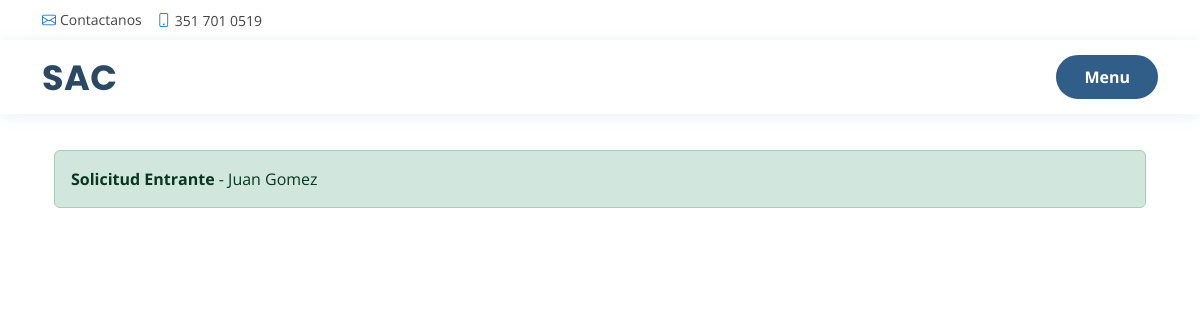
Before: /extraccionista/ (signed in) with the older database file.
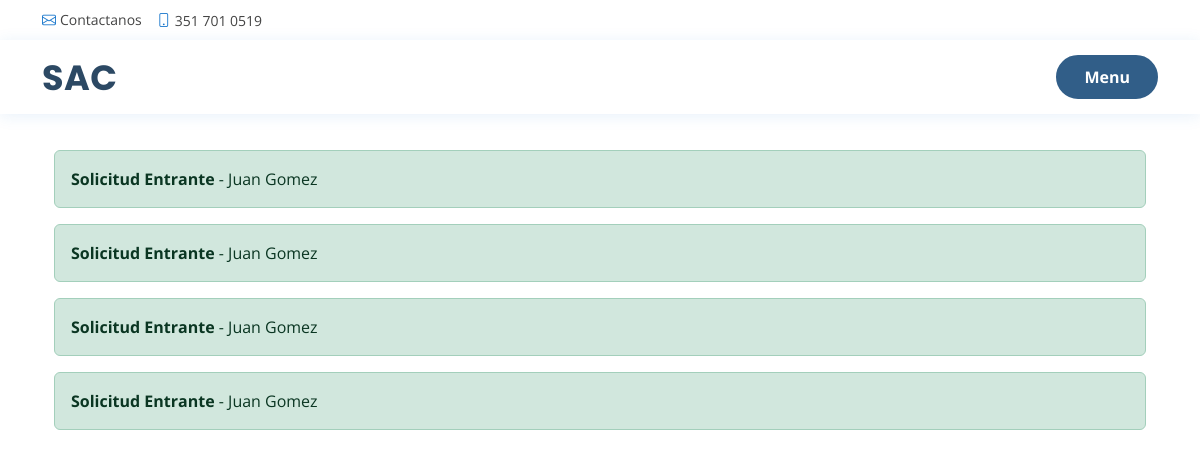
After: the same page with the newer database file.
### app/models.py (models this page shows, shortened)
class Solicitud(models.Model):
    ESTADO_CHOICES = [
        ('activa', 'Activa'),
        ('finalizada', 'Finalizada'),
    ]
    MP = models.CharField(("nombre pedido:"),max_length=25)
    DNI = models.CharField(("descripcion pedido"),max_length=25)
    fecha =  models.DateField (max_length=26)
    estado = models.CharField(max_length=10, choices=ESTADO_CHOICES, default='activa')
    paciente = models.ForeignKey(Paciente, on_delete=models.CASCADE, null=True)
    estudios = models.ManyToManyField(Estudio, blank=True , related_name='estudios')

class Paciente(models.Model):
    nombre = models.CharField(("Nombre"), max_length=50)
    apellido = models.CharField(("Apellido"), max_length=50)
    email = models.EmailField(("Email"), max_length=254, default='')
    descripcion = models.CharField(max_length=25)
    direccion = models.CharField(("Direccion"), max_length=50)
    tipo_documento = models.CharField(("Tipo Documento"), max_length=50)
    documento = models.CharField(("Numero Documento"), max_length=50)

### app/views.py (the view)
# urls.py: path("extraccionista/", extraccionista, name="extraccionista"),
def extraccionista(request):
    solicitudes_activas = Solicitud.objects.filter(estado='activa')
    return render(request, "extraccionista.html", {'solicitudes': solicitudes_activas})

### app/templates/extraccionista.html (shortened to what this page needs)
{% load static %}
{% if user.is_authenticated %}
{% if user.is_recep == False %}
<!DOCTYPE html>
<html lang="en">
<head>
  <link href="{% static 'assets/fontawesome-free/css/all.min.css' %}" rel="stylesheet">
  <link href="{% static 'assets/bootstrap/css/bootstrap.min.css' %}" rel="stylesheet">
  <link href="{% static 'assets/bootstrap-icons/bootstrap-icons.css' %}" rel="stylesheet">
  <link href="{% static 'assets/boxicons/css/boxicons.min.css' %}" rel="stylesheet">
  <link href="{% static 'assets/glightbox/css/glightbox.min.css' %}" rel="stylesheet">
  <link href="{% static 'assets/remixicon/remixicon.css' %}" rel="stylesheet">
  <link href="{% static 'assets/swiper/swiper-bundle.min.css' %}" rel="stylesheet">
  <link href="{% static 'assets/css/style.css' %}" rel="stylesheet">
<div id="topbar" class="d-flex align-items-center fixed-top">
  <div class="container d-flex justify-content-between">
    <div class="contact-info d-flex align-items-center">
      <i class="bi bi-envelope"></i> <a href="joaquinparraga51@gmail.com">Contactanos</a>
      <i class="bi bi-phone"></i> 351 701 0519
    </div>
  </div>
</div>
<header id="header" class="fixed-top">
  <div class="container d-flex align-items-center">
    <h1 class="logo me-auto"><a href= {%url "home" %} >SAC</a></h1>
    <a href="{% url 'menu_extraccionista' %}" class="buttonh"><span class="d-none d-md-inline">Menu</a>
  </div>
</header>
</head>
<body>
    <div class="container txt">
        <div class="container mt-5">
            {% for solicitud in solicitudes %}
            <a href="{% url 'solicitudext' solicitud.id %}">
            <div class="alert alert-success alert-dismissible fade show cur" role="alert">
                <strong>Solicitud Entrante </strong>- {{ solicitud.paciente.nombre }} {{ solicitud.paciente.apellido }}
            </div>
            </a>
            {% endfor %}
        </div>
    </div>
</body>
</html>
{% else %}
	<script>
	    window.location.href = "{% url 'solicitud' %}";
	</script>
	{% endif %}
  {% else %}
	<script>
	      window.location.href = "{% url 'home' %}";
   	 </script>
{% endif %}

### app/static/assets/css/style.css (style rules this page uses)
body { font-family: "Open Sans", sans-serif; color: #444444; }
a { color: #1977cc; text-decoration: none; }
h1, h2, h3, h4, h5, h6 { font-family: "Raleway", sans-serif; }
#topbar { background: #fff; height: 40px; font-size: 14px; transition: all 0.5s; z-index: 996; }
#topbar .contact-info a { line-height: 1; color: #444444; transition: 0.3s; }
#topbar .contact-info i { color: #1977cc; padding-right: 4px; margin-left: 15px; line-height: 0; }
#topbar .contact-info i:first-child { margin-left: 0; }
#header { background: #fff; transition: all 0.5s; z-index: 997; padding: 15px 0; top: 40px; box-shadow: 0px 2px 15px rgba(25, 119, 204, 0.1); }
#header .logo { font-size: 35px; margin: 0; padding: 0; line-height: 1; font-weight: 700; letter-spacing: 0.5px; font-family: "Poppins", sans-serif; }
#header .logo a { color: #2c4964; }
.txt { margin-top: 150px; }
.cur { cursor: pointer; }

Changed rows visible on the page:
added Solicitud: paciente.nombre "Juan", paciente.apellido "Gomez"
added Solicitud: paciente.nombre "Juan", paciente.apellido "Gomez"
added Solicitud: paciente.nombre "Juan", paciente.apellido "Gomez"
